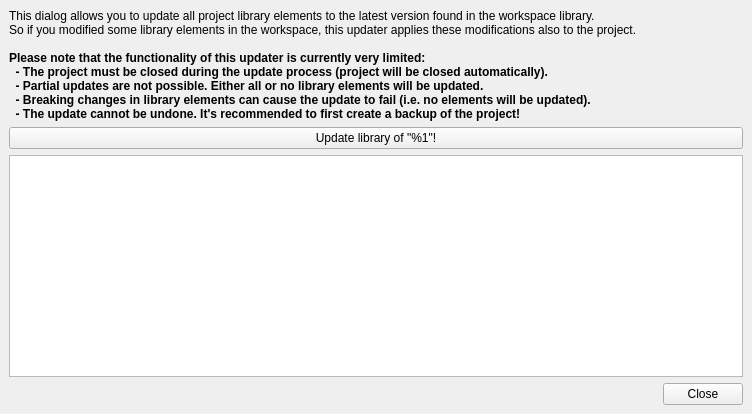
<?xml version="1.0" encoding="UTF-8"?>
<ui version="4.0">
 <class>librepcb::application::ProjectLibraryUpdater</class>
 <widget class="QMainWindow" name="librepcb::application::ProjectLibraryUpdater">
  <property name="geometry">
   <rect>
    <x>0</x>
    <y>0</y>
    <width>752</width>
    <height>414</height>
   </rect>
  </property>
  <property name="windowTitle">
   <string>Project Library Updater</string>
  </property>
  <widget class="QWidget" name="centralwidget">
   <layout class="QVBoxLayout" name="verticalLayout">
    <item>
     <widget class="QLabel" name="label_2">
      <property name="sizePolicy">
       <sizepolicy hsizetype="Preferred" vsizetype="Preferred">
        <horstretch>0</horstretch>
        <verstretch>0</verstretch>
       </sizepolicy>
      </property>
      <property name="styleSheet">
       <string notr="true">QLabel {
	background-color: rgb(255, 255, 127);
	color: rgb(170, 0, 0);
};</string>
      </property>
      <property name="text">
       <string>&lt;!DOCTYPE HTML PUBLIC &quot;-//W3C//DTD HTML 4.0//EN&quot; &quot;http://www.w3.org/TR/REC-html40/strict.dtd&quot;&gt;
&lt;html&gt;&lt;head&gt;&lt;meta name=&quot;qrichtext&quot; content=&quot;1&quot; /&gt;&lt;style type=&quot;text/css&quot;&gt;
p, li { white-space: pre-wrap; }
&lt;/style&gt;&lt;/head&gt;&lt;body style=&quot; font-family:'Noto Sans'; font-size:9pt; font-weight:400; font-style:normal;&quot;&gt;
&lt;p style=&quot; margin-top:0px; margin-bottom:0px; margin-left:0px; margin-right:0px; -qt-block-indent:0; text-indent:0px;&quot;&gt;This dialog allows you to update all project library elements to the latest version found in the workspace library.&lt;/p&gt;
&lt;p style=&quot; margin-top:0px; margin-bottom:0px; margin-left:0px; margin-right:0px; -qt-block-indent:0; text-indent:0px;&quot;&gt;So if you modified some library elements in the workspace, this updater applies these modifications also to the project.&lt;/p&gt;
&lt;p style=&quot;-qt-paragraph-type:empty; margin-top:0px; margin-bottom:0px; margin-left:0px; margin-right:0px; -qt-block-indent:0; text-indent:0px;&quot;&gt;&lt;br /&gt;&lt;/p&gt;
&lt;p style=&quot; margin-top:0px; margin-bottom:0px; margin-left:0px; margin-right:0px; -qt-block-indent:0; text-indent:0px;&quot;&gt;&lt;span style=&quot; font-weight:600;&quot;&gt;Please note that the functionality of this updater is currently very limited:&lt;/span&gt;&lt;/p&gt;
&lt;p style=&quot; margin-top:0px; margin-bottom:0px; margin-left:0px; margin-right:0px; -qt-block-indent:0; text-indent:0px;&quot;&gt;&lt;span style=&quot; font-weight:600;&quot;&gt;  - The project must be closed during the update process (project will be closed automatically).&lt;/span&gt;&lt;/p&gt;
&lt;p style=&quot; margin-top:0px; margin-bottom:0px; margin-left:0px; margin-right:0px; -qt-block-indent:0; text-indent:0px;&quot;&gt;&lt;span style=&quot; font-weight:600;&quot;&gt;  - Partial updates are not possible. Either all or no library elements will be updated.&lt;/span&gt;&lt;/p&gt;
&lt;p style=&quot; margin-top:0px; margin-bottom:0px; margin-left:0px; margin-right:0px; -qt-block-indent:0; text-indent:0px;&quot;&gt;&lt;span style=&quot; font-weight:600;&quot;&gt;  - Breaking changes in library elements can cause the update to fail (i.e. no elements will be updated).&lt;/span&gt;&lt;/p&gt;
&lt;p style=&quot; margin-top:0px; margin-bottom:0px; margin-left:0px; margin-right:0px; -qt-block-indent:0; text-indent:0px;&quot;&gt;&lt;span style=&quot; font-weight:600;&quot;&gt;  - The update cannot be undone. It's recommended to first create a backup of the project!&lt;/span&gt;&lt;/p&gt;&lt;/body&gt;&lt;/html&gt;</string>
      </property>
      <property name="wordWrap">
       <bool>true</bool>
      </property>
      <property name="margin">
       <number>3</number>
      </property>
      <property name="openExternalLinks">
       <bool>true</bool>
      </property>
     </widget>
    </item>
    <item>
     <widget class="QPushButton" name="btnUpdate">
      <property name="text">
       <string>Update library of &quot;%1&quot;!</string>
      </property>
     </widget>
    </item>
    <item>
     <widget class="QListWidget" name="log"/>
    </item>
    <item>
     <widget class="QDialogButtonBox" name="buttonBox">
      <property name="standardButtons">
       <set>QDialogButtonBox::Close</set>
      </property>
     </widget>
    </item>
   </layout>
  </widget>
 </widget>
 <resources/>
 <connections>
  <connection>
   <sender>buttonBox</sender>
   <signal>rejected()</signal>
   <receiver>librepcb::application::ProjectLibraryUpdater</receiver>
   <slot>close()</slot>
   <hints>
    <hint type="sourcelabel">
     <x>716</x>
     <y>392</y>
    </hint>
    <hint type="destinationlabel">
     <x>639</x>
     <y>409</y>
    </hint>
   </hints>
  </connection>
 </connections>
</ui>
